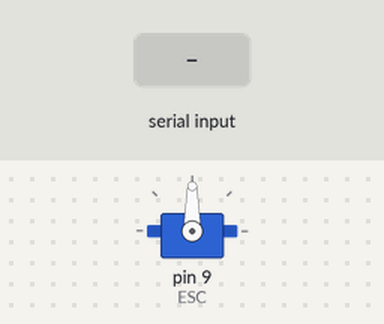
Bench run of a sketch on a simulated Arduino Uno, built with avr-gcc and run on an emulated ATmega328P. On the bench: servo. The test bench sets the inputs (shaded band).

Above: at 1.2 s.
1.3 s: byte 1 (1) received over Serial
At 1.8 s:
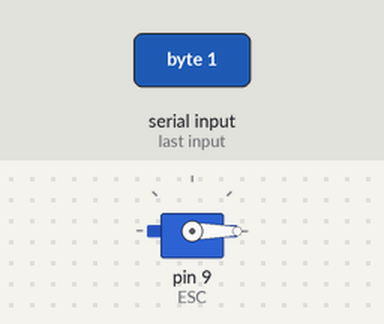
2.8 s: byte 3 (3) received over Serial
At 4.0 s:
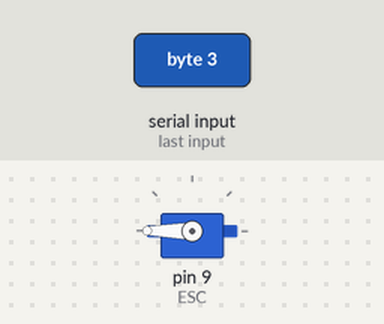
4.3 s: "1" received over Serial
At 5.3 s:
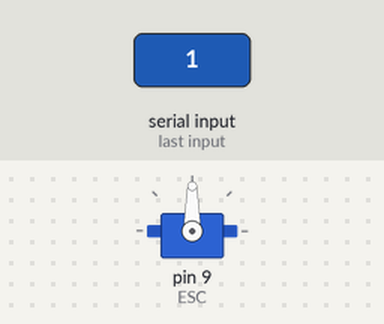
Timing chart, 0 to 7.3 s (numbered marks = the images above; inputs shaded):
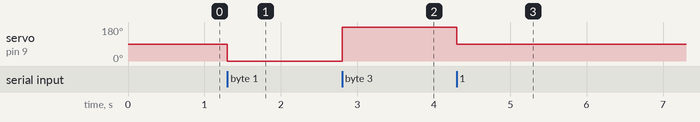

The sketch:

Remote_Simulator.ino
```cpp
#include <Servo.h>
#define MAX_FORWARD 1910 //Maximum, minimum, and neutral pulse widths in microseconds
#define NEUTRAL 1479
#define MAX_REVERSE 1048
Servo ESC;
void setup() {
  // put your setup code here, to run once:
  ESC.attach(9, MAX_REVERSE, MAX_FORWARD);
  Serial.begin(9600);
}

void loop() {
  // put your main code here, to run repeatedly:
  while(!Serial.available());
  int val = Serial.read();
  if(val == 1)
    ESC.writeMicroseconds(MAX_REVERSE);
  else if(val == 3)
    ESC.writeMicroseconds(MAX_FORWARD);
  else
    ESC.writeMicroseconds(NEUTRAL);
}
```

Measured:
- after the input at 1.3 s, servo on pin 9 (ESC): 90° → 0° at once
- after the input at 2.8 s, servo on pin 9 (ESC): 0° → 180° at once
- after the input at 4.3 s, servo on pin 9 (ESC): 180° → 90° at once
